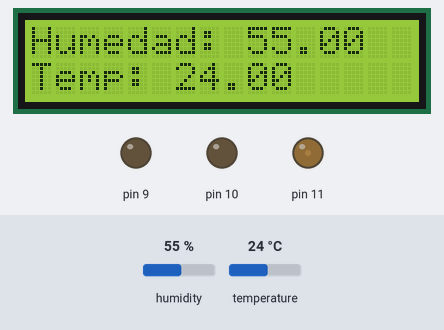
The sketch below on a simulated Arduino Uno, built with avr-gcc and run on an emulated ATmega328P. Shown: 16×2 character LCD, output pins drawn as LEDs (lit = HIGH). The test bench sets the inputs (shaded band); at power-on: humidity 55 %, temperature 24 °C.

Above: at 1.2 s.
1.3 s: humidity set to 22 %
At 2.5 s:
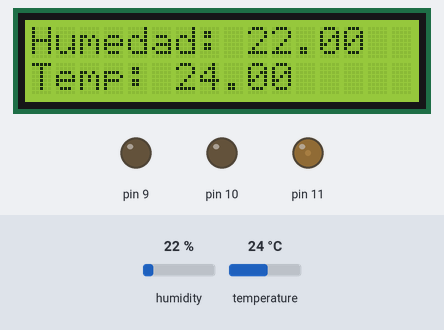
4.0 s: temperature set to 12 °C
At 4.9 s:
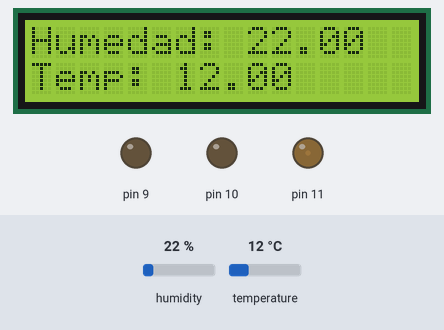
6.7 s: humidity set to 40 %
At 8.5 s:
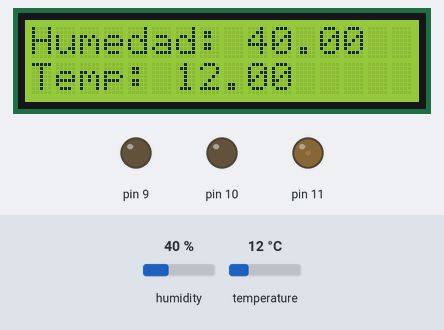
9.6 s: temperature set to 19 °C
At 11.0 s:
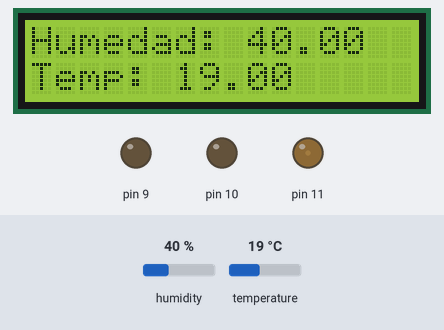
Timing chart, 0 to 12.6 s (numbered marks = the images above; inputs shaded):
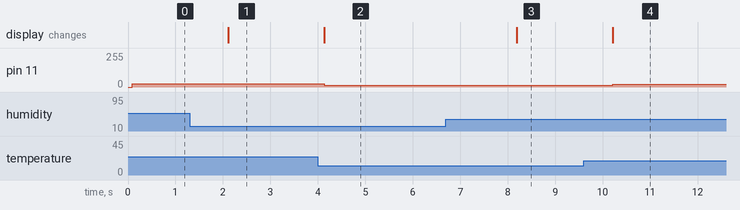

The sketch:

tempyhumedad.ino
```cpp
#include "DHT.h"
// include the library code:
#include <LiquidCrystal.h>

#include <math.h>

// initialize the library with the numbers of the interface pins
LiquidCrystal lcd(13, 12, 5, 4, 3, 2);
#define DHTPIN 7
// Uncomment the type of sensor in use:
#define DHTTYPE    DHT11     // DHT 11

DHT dht(DHTPIN, DHTTYPE);

void setup() {
  // set up the LCD's number of columns and rows:
  lcd.begin(16, 2);
  // Print a message to the LCD.
  dht.begin();
  Serial.begin(9600);
}
void loop() {
  float h = dht.readHumidity();
  if (!isnan(h)) {
    lcd.setCursor(0, 0);
    lcd.print("Humedad: ");
    lcd.print(h);
  } else {
    Serial.println("Error humedad");
  }
  float t = dht.readTemperature();
  if (!isnan(t)) {
    lcd.setCursor(0, 1);
    lcd.print("Temp: ");
    lcd.print(t);

    analogWrite(9, 0);
    analogWrite(10, 0);
    analogWrite(11, round(t));
  } else {
    Serial.println("Error Temperatura");
  }
}
```

Measured:
- after the input at 1.3 s, the display: changes after 0.81 s (image 1)
- after the input at 4.0 s, pin 11: 24/255 → 12/255 after 0.14 s; the display: changes after 0.14 s (image 2)
- after the input at 6.7 s, the display: changes after 1.5 s (image 3)
- after the input at 9.6 s, pin 11: 12/255 → 19/255 after 0.61 s; the display: changes after 0.61 s (image 4)
